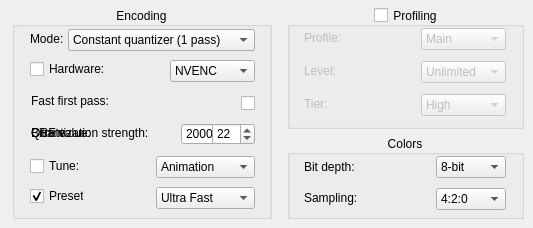
        <widget class="QWidget" name="Main265Tab">
         <attribute name="title">
          <string>Main</string>
         </attribute>
         <widget class="QGroupBox" name="Colors265GB">
          <property name="geometry">
           <rect>
            <x>287</x>
            <y>135</y>
            <width>237</width>
            <height>84</height>
           </rect>
          </property>
          <property name="title">
           <string>Colors</string>
          </property>
          <property name="alignment">
           <set>Qt::AlignCenter</set>
          </property>
          <property name="checkable">
           <bool>false</bool>
          </property>
          <property name="checked">
           <bool>false</bool>
          </property>
          <widget class="QLabel" name="BitDepth265Label">
           <property name="geometry">
            <rect>
             <x>17</x>
             <y>22</y>
             <width>55</width>
             <height>20</height>
            </rect>
           </property>
           <property name="text">
            <string>Bit depth:</string>
           </property>
          </widget>
          <widget class="QComboBox" name="BitDepth265DD">
           <property name="geometry">
            <rect>
             <x>149</x>
             <y>21</y>
             <width>70</width>
             <height>22</height>
            </rect>
           </property>
           <property name="toolTip">
            <string>Sets the output color depth for encoding.</string>
           </property>
           <item>
            <property name="text">
             <string>8-bit</string>
            </property>
           </item>
           <item>
            <property name="text">
             <string>10-bit</string>
            </property>
           </item>
           <item>
            <property name="text">
             <string>12-bit</string>
            </property>
           </item>
          </widget>
          <widget class="QLabel" name="Sample265Label">
           <property name="geometry">
            <rect>
             <x>17</x>
             <y>53</y>
             <width>74</width>
             <height>20</height>
            </rect>
           </property>
           <property name="text">
            <string>Sampling:</string>
           </property>
          </widget>
          <widget class="QComboBox" name="ColorSpace265DD">
           <property name="geometry">
            <rect>
             <x>149</x>
             <y>53</y>
             <width>70</width>
             <height>22</height>
            </rect>
           </property>
           <property name="toolTip">
            <string>Sets the output color sampling for encoding.</string>
           </property>
           <item>
            <property name="text">
             <string>4:2:0</string>
            </property>
           </item>
           <item>
            <property name="text">
             <string>4:2:2</string>
            </property>
           </item>
           <item>
            <property name="text">
             <string>4:4:4</string>
            </property>
           </item>
          </widget>
         </widget>
         <widget class="QGroupBox" name="Profile265GB">
          <property name="geometry">
           <rect>
            <x>287</x>
            <y>7</y>
            <width>237</width>
            <height>122</height>
           </rect>
          </property>
          <property name="toolTip">
           <string>Enables profiling for HEVC.</string>
          </property>
          <property name="title">
           <string>Profiling</string>
          </property>
          <property name="alignment">
           <set>Qt::AlignCenter</set>
          </property>
          <property name="checkable">
           <bool>true</bool>
          </property>
          <property name="checked">
           <bool>false</bool>
          </property>
          <widget class="QLabel" name="Profile265Label">
           <property name="geometry">
            <rect>
             <x>17</x>
             <y>21</y>
             <width>45</width>
             <height>20</height>
            </rect>
           </property>
           <property name="text">
            <string>Profile:</string>
           </property>
          </widget>
          <widget class="QComboBox" name="Profile265DD">
           <property name="geometry">
            <rect>
             <x>134</x>
             <y>21</y>
             <width>85</width>
             <height>22</height>
            </rect>
           </property>
           <property name="toolTip">
            <string>The profile to use.</string>
           </property>
           <item>
            <property name="text">
             <string>Main</string>
            </property>
           </item>
           <item>
            <property name="text">
             <string>Main 10</string>
            </property>
           </item>
           <item>
            <property name="text">
             <string>Main 12</string>
            </property>
           </item>
           <item>
            <property name="text">
             <string>Main 4:4:4</string>
            </property>
           </item>
          </widget>
          <widget class="QLabel" name="Level265Label">
           <property name="geometry">
            <rect>
             <x>17</x>
             <y>54</y>
             <width>50</width>
             <height>20</height>
            </rect>
           </property>
           <property name="text">
            <string>Level:</string>
           </property>
          </widget>
          <widget class="QComboBox" name="Level265DD">
           <property name="geometry">
            <rect>
             <x>134</x>
             <y>54</y>
             <width>85</width>
             <height>22</height>
            </rect>
           </property>
           <property name="toolTip">
            <string>The level for the profile to use.</string>
           </property>
           <item>
            <property name="text">
             <string>Unlimited</string>
            </property>
           </item>
           <item>
            <property name="text">
             <string>8.5</string>
            </property>
           </item>
           <item>
            <property name="text">
             <string>6.2</string>
            </property>
           </item>
           <item>
            <property name="text">
             <string>6.1</string>
            </property>
           </item>
           <item>
            <property name="text">
             <string>6.0</string>
            </property>
           </item>
           <item>
            <property name="text">
             <string>5.2</string>
            </property>
           </item>
           <item>
            <property name="text">
             <string>5.1</string>
            </property>
           </item>
           <item>
            <property name="text">
             <string>5.0</string>
            </property>
           </item>
           <item>
            <property name="text">
             <string>4.1</string>
            </property>
           </item>
           <item>
            <property name="text">
             <string>4.0</string>
            </property>
           </item>
           <item>
            <property name="text">
             <string>3.1</string>
            </property>
           </item>
           <item>
            <property name="text">
             <string>3.0</string>
            </property>
           </item>
           <item>
            <property name="text">
             <string>2.1</string>
            </property>
           </item>
           <item>
            <property name="text">
             <string>2.0</string>
            </property>
           </item>
           <item>
            <property name="text">
             <string>1.0</string>
            </property>
           </item>
          </widget>
          <widget class="QLabel" name="Tier265Label">
           <property name="geometry">
            <rect>
             <x>17</x>
             <y>87</y>
             <width>38</width>
             <height>20</height>
            </rect>
           </property>
           <property name="text">
            <string>Tier:</string>
           </property>
          </widget>
          <widget class="QComboBox" name="Tier265DD">
           <property name="geometry">
            <rect>
             <x>134</x>
             <y>87</y>
             <width>85</width>
             <height>22</height>
            </rect>
           </property>
           <property name="toolTip">
            <string>Sets the tier for HEVC encoding.</string>
           </property>
           <item>
            <property name="text">
             <string>High</string>
            </property>
           </item>
           <item>
            <property name="text">
             <string>Main</string>
            </property>
           </item>
          </widget>
         </widget>
         <widget class="QGroupBox" name="EncodingSetting265GB">
          <property name="geometry">
           <rect>
            <x>12</x>
            <y>7</y>
            <width>260</width>
            <height>212</height>
           </rect>
          </property>
          <property name="title">
           <string>Encoding</string>
          </property>
          <property name="alignment">
           <set>Qt::AlignCenter</set>
          </property>
          <widget class="QLabel" name="EncodeMode265Label">
           <property name="geometry">
            <rect>
             <x>18</x>
             <y>24</y>
             <width>39</width>
             <height>16</height>
            </rect>
           </property>
           <property name="text">
            <string>Mode:</string>
           </property>
          </widget>
          <widget class="QComboBox" name="EncodeMode265DD">
           <property name="geometry">
            <rect>
             <x>56</x>
             <y>22</y>
             <width>187</width>
             <height>22</height>
            </rect>
           </property>
           <property name="toolTip">
            <string>The encoding mode to use.</string>
           </property>
           <item>
            <property name="text">
             <string>Constant rate factor (1 pass)</string>
            </property>
           </item>
           <item>
            <property name="text">
             <string>Average bitrate (1 pass)</string>
            </property>
           </item>
           <item>
            <property name="text">
             <string>Target bitrate (2 pass)</string>
            </property>
           </item>
           <item>
            <property name="text">
             <string>Constant quantizer (1 pass)</string>
            </property>
           </item>
          </widget>
          <widget class="QCheckBox" name="Hardware265CB">
           <property name="geometry">
            <rect>
             <x>18</x>
             <y>52</y>
             <width>75</width>
             <height>20</height>
            </rect>
           </property>
           <property name="toolTip">
            <string>Enables/disables hardware encoding.</string>
           </property>
           <property name="text">
            <string>Hardware:</string>
           </property>
          </widget>
          <widget class="QComboBox" name="Hardware265DD">
           <property name="geometry">
            <rect>
             <x>158</x>
             <y>53</y>
             <width>85</width>
             <height>22</height>
            </rect>
           </property>
           <property name="toolTip">
            <string>Selects the hardware encoder to use.</string>
           </property>
           <item>
            <property name="text">
             <string>NVENC</string>
            </property>
           </item>
           <item>
            <property name="text">
             <string>QuickSync</string>
            </property>
           </item>
           <item>
            <property name="text">
             <string>AMF</string>
            </property>
           </item>
          </widget>
          <widget class="QDoubleSpinBox" name="Bitrate265NUD">
           <property name="geometry">
            <rect>
             <x>169</x>
             <y>116</y>
             <width>74</width>
             <height>22</height>
            </rect>
           </property>
           <property name="toolTip">
            <string>The bitrate to encode in.</string>
           </property>
           <property name="decimals">
            <number>0</number>
           </property>
           <property name="maximum">
            <double>80000.000000000000000</double>
           </property>
           <property name="value">
            <double>2000.000000000000000</double>
           </property>
          </widget>
          <widget class="QCheckBox" name="Tune265CB">
           <property name="geometry">
            <rect>
             <x>18</x>
             <y>149</y>
             <width>59</width>
             <height>20</height>
            </rect>
           </property>
           <property name="toolTip">
            <string>Enables tuning.</string>
           </property>
           <property name="text">
            <string>Tune:</string>
           </property>
          </widget>
          <widget class="QComboBox" name="Tune265DD">
           <property name="geometry">
            <rect>
             <x>144</x>
             <y>149</y>
             <width>99</width>
             <height>22</height>
            </rect>
           </property>
           <property name="toolTip">
            <string>Selects the tuning to use for encoding.</string>
           </property>
           <item>
            <property name="text">
             <string>Animation</string>
            </property>
           </item>
           <item>
            <property name="text">
             <string>Grain</string>
            </property>
           </item>
           <item>
            <property name="text">
             <string>Fast Decode</string>
            </property>
           </item>
           <item>
            <property name="text">
             <string>Zero Latency</string>
            </property>
           </item>
           <item>
            <property name="text">
             <string>PSNR</string>
            </property>
           </item>
           <item>
            <property name="text">
             <string>SSIM</string>
            </property>
           </item>
          </widget>
          <widget class="QCheckBox" name="Preset265CB">
           <property name="geometry">
            <rect>
             <x>18</x>
             <y>179</y>
             <width>54</width>
             <height>20</height>
            </rect>
           </property>
           <property name="toolTip">
            <string>Enables CPU presets.</string>
           </property>
           <property name="text">
            <string>Preset:</string>
           </property>
           <property name="checked">
            <bool>true</bool>
           </property>
          </widget>
          <widget class="QComboBox" name="Preset265DD">
           <property name="geometry">
            <rect>
             <x>144</x>
             <y>180</y>
             <width>99</width>
             <height>22</height>
            </rect>
           </property>
           <property name="toolTip">
            <string>Selects the CPU preset to use for encoding.</string>
           </property>
           <item>
            <property name="text">
             <string>Ultra Fast</string>
            </property>
           </item>
           <item>
            <property name="text">
             <string>Super Fast</string>
            </property>
           </item>
           <item>
            <property name="text">
             <string>Very Fast</string>
            </property>
           </item>
           <item>
            <property name="text">
             <string>Faster</string>
            </property>
           </item>
           <item>
            <property name="text">
             <string>Fast</string>
            </property>
           </item>
           <item>
            <property name="text">
             <string>Medium</string>
            </property>
           </item>
           <item>
            <property name="text">
             <string>Slow</string>
            </property>
           </item>
           <item>
            <property name="text">
             <string>Slower</string>
            </property>
           </item>
           <item>
            <property name="text">
             <string>Very slow</string>
            </property>
           </item>
           <item>
            <property name="text">
             <string>Placebo</string>
            </property>
           </item>
          </widget>
          <widget class="QLabel" name="Quantizer265Label">
           <property name="geometry">
            <rect>
             <x>19</x>
             <y>118</y>
             <width>125</width>
             <height>16</height>
            </rect>
           </property>
           <property name="text">
            <string>Quantization strength:</string>
           </property>
          </widget>
          <widget class="QSpinBox" name="Quantizer265NUD">
           <property name="geometry">
            <rect>
             <x>200</x>
             <y>116</y>
             <width>43</width>
             <height>22</height>
            </rect>
           </property>
           <property name="toolTip">
            <string>Sets the quantization strength for encoding.</string>
           </property>
           <property name="maximum">
            <number>51</number>
           </property>
           <property name="value">
            <number>22</number>
           </property>
          </widget>
          <widget class="QSpinBox" name="CRFValue265NUD">
           <property name="geometry">
            <rect>
             <x>200</x>
             <y>116</y>
             <width>43</width>
             <height>22</height>
            </rect>
           </property>
           <property name="toolTip">
            <string>The CRF strength for encoding.</string>
           </property>
           <property name="maximum">
            <number>51</number>
           </property>
           <property name="value">
            <number>22</number>
           </property>
          </widget>
          <widget class="QLabel" name="CRFValue265Label">
           <property name="geometry">
            <rect>
             <x>19</x>
             <y>118</y>
             <width>79</width>
             <height>16</height>
            </rect>
           </property>
           <property name="text">
            <string>CRF value:</string>
           </property>
          </widget>
          <widget class="QComboBox" name="EncodeMode265HWDD">
           <property name="geometry">
            <rect>
             <x>56</x>
             <y>22</y>
             <width>187</width>
             <height>22</height>
            </rect>
           </property>
           <property name="toolTip">
            <string>The hardware encoding mode to use.</string>
           </property>
           <item>
            <property name="text">
             <string>Constant quantizer (1 pass)</string>
            </property>
           </item>
           <item>
            <property name="text">
             <string>Average bitrate (1 pass)</string>
            </property>
           </item>
           <item>
            <property name="text">
             <string>Target bitrate (2 pass)</string>
            </property>
           </item>
          </widget>
          <widget class="QLabel" name="Bitrate265Label">
           <property name="geometry">
            <rect>
             <x>19</x>
             <y>118</y>
             <width>79</width>
             <height>16</height>
            </rect>
           </property>
           <property name="text">
            <string>Bitrate:</string>
           </property>
          </widget>
          <widget class="QLabel" name="FastPass265Label">
           <property name="geometry">
            <rect>
             <x>19</x>
             <y>86</y>
             <width>79</width>
             <height>16</height>
            </rect>
           </property>
           <property name="text">
            <string>Fast first pass:</string>
           </property>
          </widget>
          <widget class="QCheckBox" name="FastPass265CB">
           <property name="geometry">
            <rect>
             <x>229</x>
             <y>86</y>
             <width>18</width>
             <height>20</height>
            </rect>
           </property>
           <property name="toolTip">
            <string>Enables fast first pass for 2 pass encoding.</string>
           </property>
           <property name="text">
            <string/>
           </property>
          </widget>
         </widget>
        </widget>
